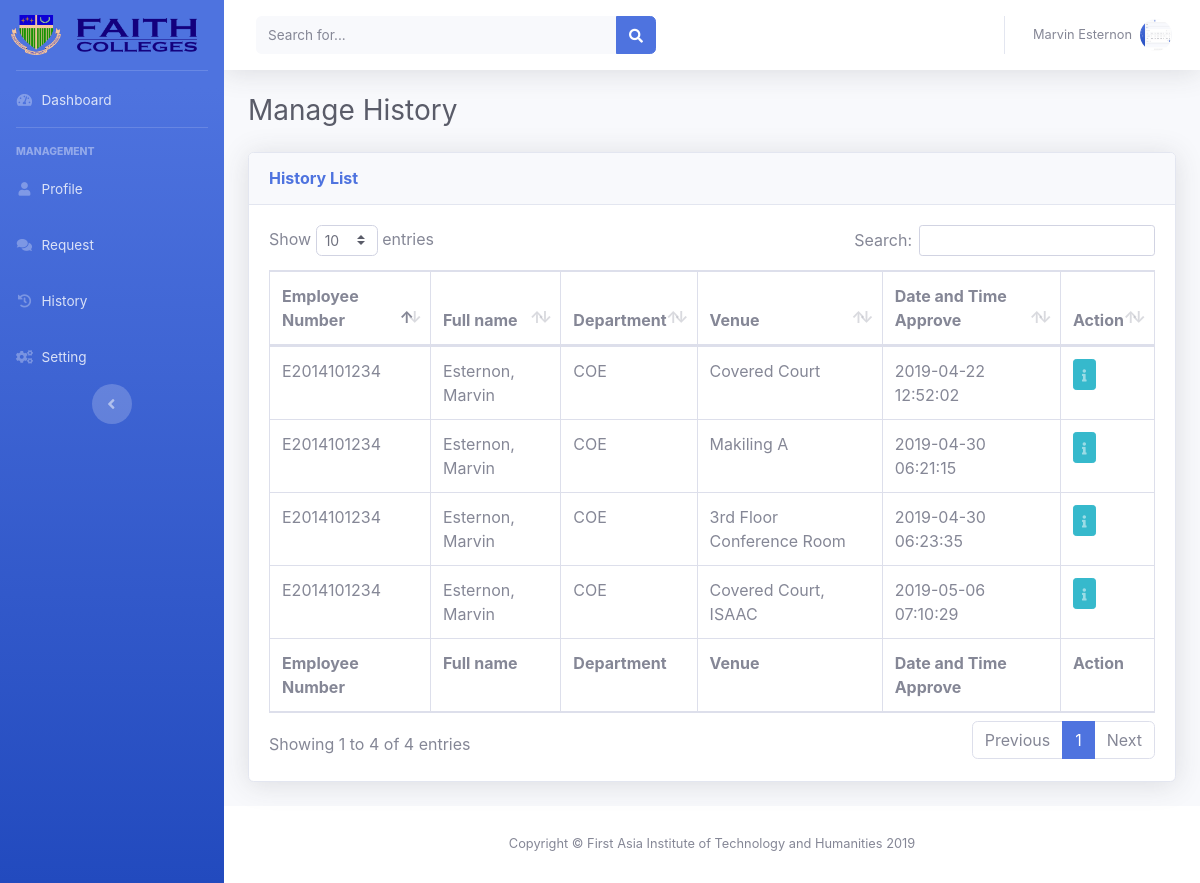
Page /pages/historyDean.php (signed in) on the committed database.
### tables this page shows
CREATE TABLE `user_info_tb` (
  `ID` int(11) NOT NULL,
  `firstName` varchar(50) NOT NULL,
  `lastName` varchar(50) NOT NULL,
  `employeeNo` varchar(50) NOT NULL,
  `department` varchar(50) NOT NULL,
  `profilePic` varchar(500) NOT NULL
);

CREATE TABLE `reserve_tb` (
  `ID` int(11) NOT NULL,
  `reserve_id` int(11) NOT NULL,
  `employeeNo` varchar(50) NOT NULL,
  `firstName` varchar(50) NOT NULL,
  `lastName` varchar(50) NOT NULL,
  `purpose` varchar(999) NOT NULL,
  `department` varchar(50) NOT NULL,
  `venue` varchar(100) NOT NULL,
  `participant` int(99) NOT NULL,
  `item` varchar(100) NOT NULL,
  `itemCapacity` varchar(100) NOT NULL,
  `detailRequest` text NOT NULL,
  `status` int(11) NOT NULL,
  `dateApprove` date DEFAULT NULL,
  `timeApprove` time DEFAULT NULL,
  `dateTimeFile` varchar(100) NOT NULL
);

### database/database.php (called while the page is built, shortened)
<?php
	function getBaseUrl() {
        $currentPath = $_SERVER['PHP_SELF'];
        $hostName = $_SERVER['HTTP_HOST'];
        $protocol = strtolower(substr($_SERVER["SERVER_PROTOCOL"],0,5))=='https://'?'https://':'http://';
        return $protocol.$hostName."/".$GLOBALS['projectName'];
    }
    function userInfo(){
        include 'connection.php';
        $user = $_SESSION['user']['employeeNo'];
        return $row = mysqli_query($con,"SELECT * FROM user_info_tb LEFT JOIN users_tb ON user_info_tb.employeeNo = users_tb.employeeNo WHERE users_tb.employeeNo = '$user'");
    }
    function getRequestHistoryD(){
        include 'connection.php';
        $employeeNo = $_SESSION['user']['employeeNo'];
        $sessionSql = "SELECT * FROM user_info_tb LEFT JOIN users_tb ON user_info_tb.employeeNo = users_tb.employeeNo WHERE users_tb.employeeNo = '$employeeNo'";
        $stmtSql = mysqli_query($con, $sessionSql);
        $resSql = mysqli_fetch_assoc($stmtSql);
        $dept = $resSql['department'];
        return $row = mysqli_query($con,"SELECT * FROM reserve_tb WHERE status = 2 AND department = '$dept'");
    }
?>

### pages/historyDean.php (the view, shortened to what this page needs)
<?php
  include '../database/database.php';
?>
<!DOCTYPE html>
<html lang="en">
<?php include '../template/heading.php'; ?>
<body id="page-top">
  <div id="wrapper">
    <?php
      if($_SESSION['user']['role'] == 'Secretary of OP'){
    ?>
    <?php include "../template/sideBarSOP.php" ?>
    <?php
      } else if($_SESSION['user']['role'] == 'Secretary'){
    ?>
    <?php include "../template/sideBarSec.php" ?>
    <?php
      } else {
    ?>
    <?php include "../template/sideBarDean.php" ?>
    <?php
      }
    ?>
    <div id="content-wrapper" class="d-flex flex-column">
      <div id="content">
        <nav class="navbar navbar-expand navbar-light bg-white topbar mb-4 static-top shadow">
          <form class="d-none d-sm-inline-block form-inline mr-auto ml-md-3 my-2 my-md-0 mw-100 navbar-search">
            <div class="input-group">
              <input type="text" class="form-control bg-light border-0 small" placeholder="Search for..." aria-label="Search" aria-describedby="basic-addon2">
              <div class="input-group-append">
                <button class="btn btn-primary" type="button">
                  <i class="fas fa-search fa-sm"></i>
                </button>
              </div>
            </div>
          </form>
          <ul class="navbar-nav ml-auto">
            <?php
              include '../template/session.php';
            ?>
          </ul>
        </nav>
        <div class="container-fluid">
          <h1 class="h3 mb-4 text-gray-800">Manage History</h1>
          <div class="card shadow mb-4">
            <div class="card-header py-3">
              <h6 class="m-0 font-weight-bold text-primary">History List</h6>
            </div>
            <div class="card-body">
              <div class="table-responsive">
                <table class="table table-bordered" id="dataTable" width="100%" cellspacing="0">
                  <thead>
                    <tr>
                      <th>Employee Number</th>
                      <th>Full name</th>
                      <th>Department</th>
                      <th>Venue</th>
                      <th>Date and Time Approve</th>
                      <th>Action</th>
                    </tr>
                  </thead>
                  <tfoot>
                    <tr>
                      <th>Employee Number</th>
                      <th>Full name</th>
                      <th>Department</th>
                      <th>Venue</th>
                      <th>Date and Time Approve</th>
                      <th>Action</th>
                    </tr>
                  </tfoot>
                  <tbody>
                    <?php
                      $request = getRequestHistoryD();
                      while($rowRequest = mysqli_fetch_assoc($request)){
                        extract($rowRequest);
                    ?>
                    <tr>
                      <td><?php echo $employeeNo; ?></td>
                      <td><?php echo $lastName; ?>, <?php echo $firstName; ?></td>
                      <td><?php echo $department; ?></td>
                      <td><?php echo $venue; ?></td>
                      <td><?php echo $dateApprove; ?> <?php echo $timeApprove ?></td>
                      <td><a href="<?php echo getBaseUrl() ?>pages/viewHistoryInfoDean.php?id=<?php echo $reserve_id ?>"><button class="btn btn-info  btn-sm"><i class="fas fa-info fa-sm text-white-50"></i></button></a></td>
                    </tr>
                    <?php } ?>
                  </tbody>
                </table>
              </div>
            </div>
          </div>
        </div>
      </div>
      <footer class="sticky-footer bg-white">
        <div class="container my-auto">
          <div class="copyright text-center my-auto">
            <span>Copyright &copy; First Asia Institute of Technology and Humanities 2019</span>
          </div>
        </div>
      </footer>
    </div>
  </div>
</body>
</html>

### template/session.php (shortened to what this page needs)
<li class="nav-item dropdown no-arrow">
  <a class="nav-link dropdown-toggle" href="#" id="userDropdown" role="button" data-toggle="dropdown" aria-haspopup="true" aria-expanded="false">
    <span class="mr-2 d-none d-lg-inline text-gray-600 small">
      <?php $user = userInfo();
            $row = mysqli_fetch_array($user);
      ?>
      <?php echo $row['firstName']; ?> <?php echo $row['lastName']; ?>
    </span>
    <img class="img-profile rounded-circle" src="<?php echo getBaseUrl() ?>profile/<?php echo $row['profilePic']; ?>">
  </a>
</li>

### rows in the picture
user_info_tb: firstName "Marvin", lastName "Esternon", profilePic (picture)
reserve_tb: employeeNo "E2014101234", lastName "Esternon", firstName "Marvin", department "COE", venue "Covered Court", dateApprove "2019-04-22", timeApprove "12:52:02"
reserve_tb: employeeNo "E2014101234", lastName "Esternon", firstName "Marvin", department "COE", venue "Makiling A", dateApprove "2019-04-30", timeApprove "06:21:15"
reserve_tb: employeeNo "E2014101234", lastName "Esternon", firstName "Marvin", department "COE", venue "3rd Floor Conference Room", dateApprove "2019-04-30", timeApprove "06:23:35"
reserve_tb: employeeNo "E2014101234", lastName "Esternon", firstName "Marvin", department "COE", venue "Covered Court, ISAAC", dateApprove "2019-05-06", timeApprove "07:10:29"
